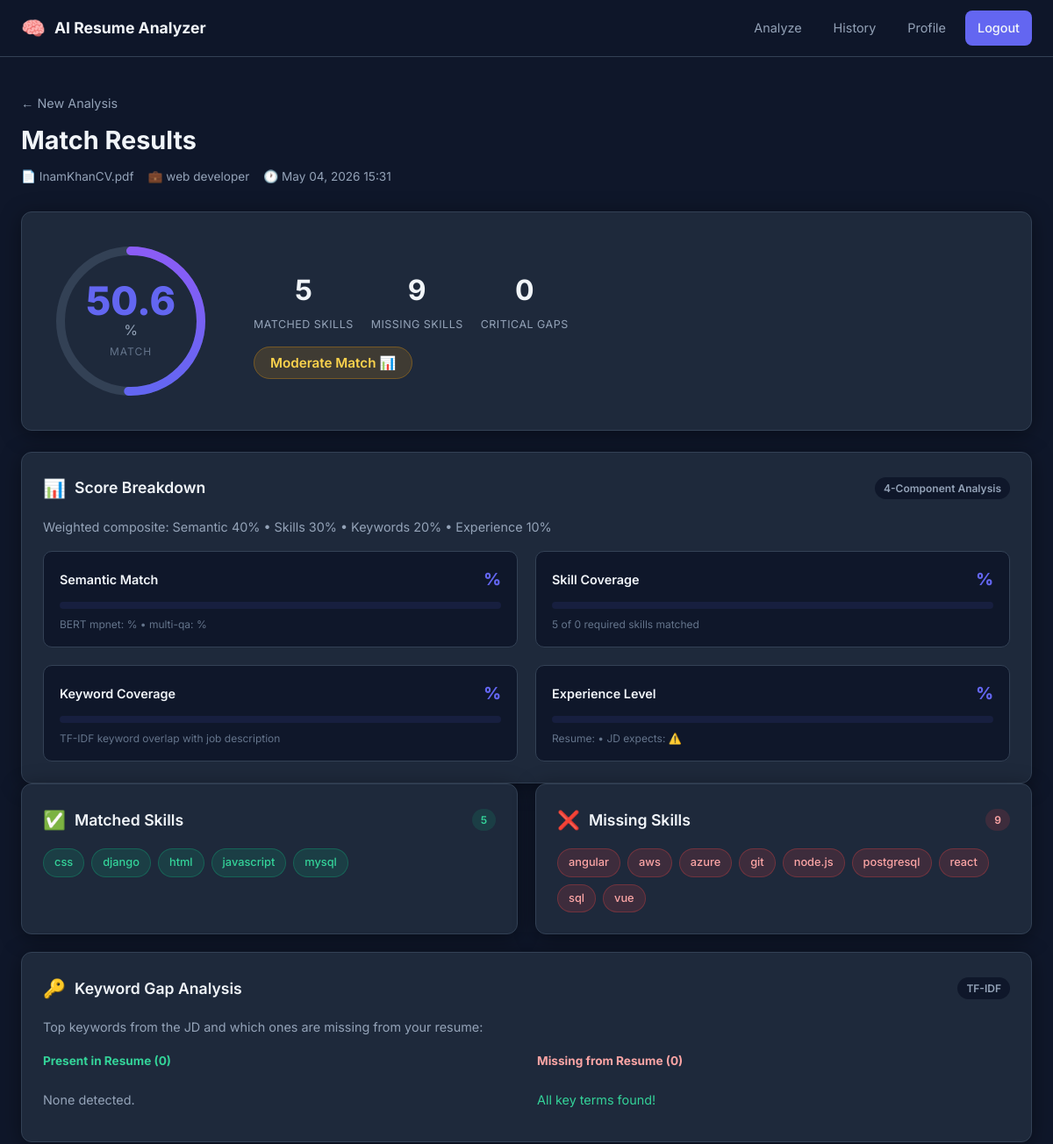
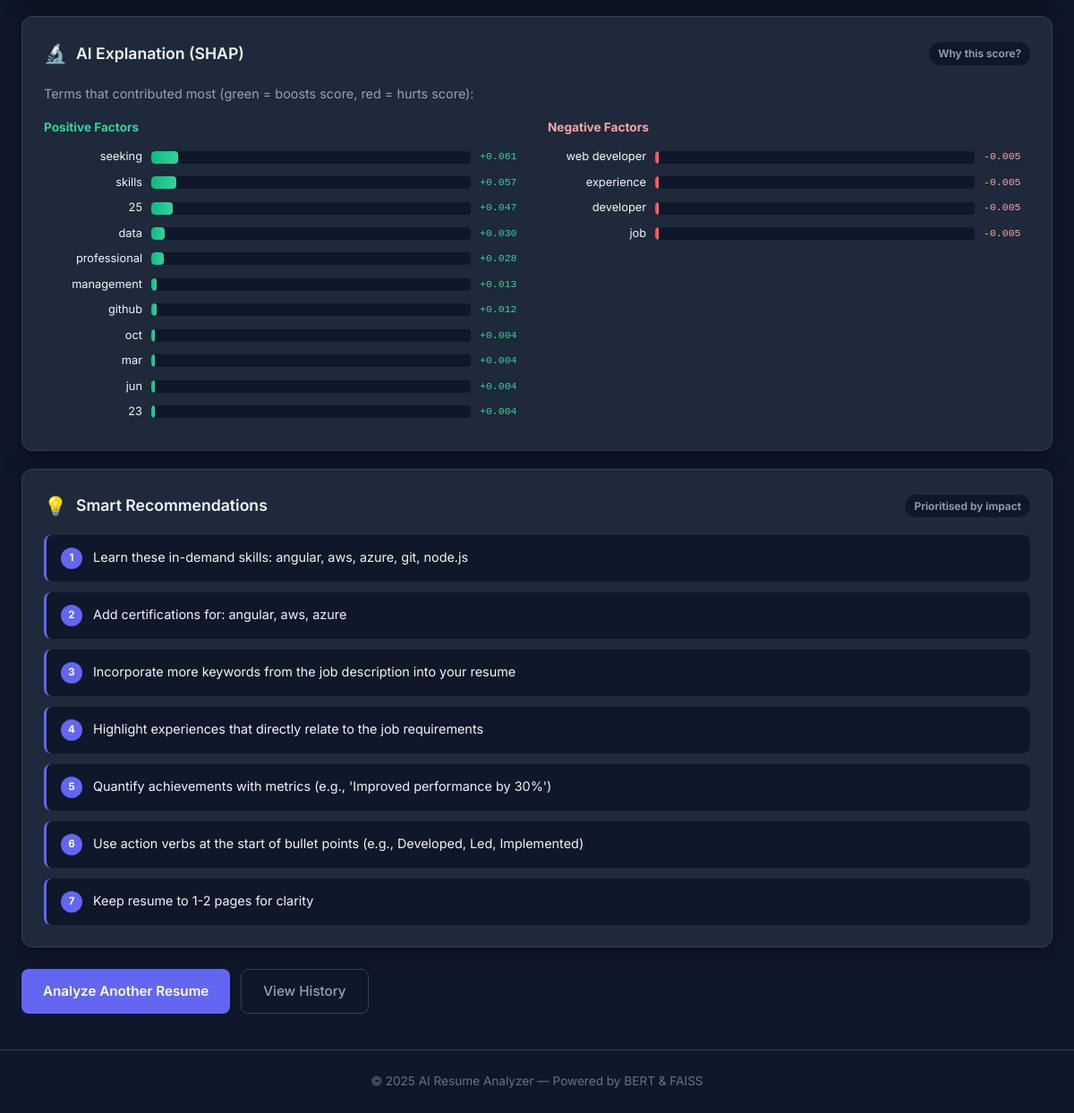
/analyzer/results/2/ (signed in), run on the app's committed database (2 pictures, top to bottom).
### analyzer/models.py (models this page shows, shortened)
class MatchResult(models.Model):
    user = models.ForeignKey(settings.AUTH_USER_MODEL, on_delete=models.CASCADE, related_name='match_results')
    resume = models.ForeignKey(Resume, on_delete=models.CASCADE, related_name='match_results')
    job_description = models.ForeignKey(JobDescription, on_delete=models.CASCADE, related_name='match_results')
    match_score = models.FloatField()
    matched_skills = models.JSONField(default=list)
    missing_skills = models.JSONField(default=list)
    recommendations = models.JSONField(default=list)
    shap_explanation = models.JSONField(default=dict)
    score_breakdown = models.JSONField(default=dict)
    semantic_scores = models.JSONField(default=dict)
    section_scores = models.JSONField(default=dict)
    keyword_analysis = models.JSONField(default=dict)
    experience_analysis = models.JSONField(default=dict)
    matched_by_group = models.JSONField(default=dict)
    missing_by_group = models.JSONField(default=dict)
    critical_missing = models.JSONField(default=list)
    created_at = models.DateTimeField(auto_now_add=True)
    class Meta:
        ordering = ['-created_at']

class Resume(models.Model):
    user = models.ForeignKey(settings.AUTH_USER_MODEL, on_delete=models.CASCADE, related_name='resumes')
    file = models.FileField(upload_to='resumes/')
    original_filename = models.CharField(max_length=255)
    extracted_text = models.TextField(blank=True)
    uploaded_at = models.DateTimeField(auto_now_add=True)

class JobDescription(models.Model):
    user = models.ForeignKey(settings.AUTH_USER_MODEL, on_delete=models.CASCADE, related_name='job_descriptions')
    title = models.CharField(max_length=255, blank=True)
    text = models.TextField()
    file = models.FileField(upload_to='job_descriptions/', blank=True, null=True)
    created_at = models.DateTimeField(auto_now_add=True)

### analyzer/views.py (the view)
# urls.py: path('results/<int:pk>/', views.results_view, name='results'),
@login_required
def results_view(request, pk):
    result = get_object_or_404(MatchResult, pk=pk, user=request.user)
    return render(request, 'analyzer/results.html', {'result': result})

### templates/analyzer/results.html (shortened to what this page needs)
{% extends 'base.html' %}
{% load static %}
{% block content %}
<div class="page-container">
  <div class="results-header">
    <a href="{% url 'analyzer:upload' %}" class="back-link">← New Analysis</a>
    <h1>Match Results</h1>
    <p class="results-meta">
      <span>📄 {{ result.resume.original_filename }}</span>
      {% if result.job_description.title %}<span>💼 {{ result.job_description.title }}</span>{% endif %}
      <span>🕐 {{ result.created_at|date:"M d, Y H:i" }}</span>
    </p>
  </div>
  <div class="score-hero card">
    <div class="score-circle-container">
      <div class="score-circle" id="scoreCircle" data-score="{{ result.match_score }}">
        <svg viewBox="0 0 200 200" class="score-svg">
          <circle cx="100" cy="100" r="80" class="score-track"/>
          <circle cx="100" cy="100" r="80" class="score-fill" id="scoreFill"/>
        </svg>
        <div class="score-text">
          <span class="score-number" id="scoreNumber">0</span>
          <span class="score-pct">%</span>
          <span class="score-label">Match</span>
        </div>
      </div>
    </div>
    <div class="score-details">
      <div class="score-stat">
        <span class="stat-value">{{ result.matched_skills|length }}</span>
        <span class="stat-label">Matched Skills</span>
      </div>
      <div class="score-stat">
        <span class="stat-value">{{ result.missing_skills|length }}</span>
        <span class="stat-label">Missing Skills</span>
      </div>
      <div class="score-stat">
        <span class="stat-value">{{ result.critical_missing|length }}</span>
        <span class="stat-label">Critical Gaps</span>
      </div>
      <div class="score-verdict">
        {% if result.match_score >= 70 %}
          <span class="verdict verdict-strong">Strong Match 🎯</span>
        {% elif result.match_score >= 45 %}
          <span class="verdict verdict-moderate">Moderate Match 📊</span>
        {% else %}
          <span class="verdict verdict-weak">Needs Work 📝</span>
        {% endif %}
      </div>
    </div>
  </div>
  <div class="card full-width">
    <div class="card-header">
      <span class="card-icon">📊</span>
      <h2>Score Breakdown</h2>
      <span class="badge">4-Component Analysis</span>
    </div>
    <p class="card-desc">Weighted composite: Semantic 40% &bull; Skills 30% &bull; Keywords 20% &bull; Experience 10%</p>
    <div class="breakdown-grid">
      <div class="breakdown-item">
        <div class="breakdown-header">
          <span class="breakdown-label">Semantic Match</span>
          <span class="breakdown-score" data-score="{{ result.score_breakdown.semantic }}">{{ result.score_breakdown.semantic }}%</span>
        </div>
        <div class="breakdown-bar-wrap">
        </div>
        <p class="breakdown-sub">BERT mpnet: {{ result.semantic_scores.mpnet_score }}% &bull; multi-qa: {{ result.semantic_scores.multiqa_score }}%</p>
      </div>
      <div class="breakdown-item">
        <div class="breakdown-header">
          <span class="breakdown-label">Skill Coverage</span>
          <span class="breakdown-score">{{ result.score_breakdown.skills }}%</span>
        </div>
        <div class="breakdown-bar-wrap">
        </div>
        <p class="breakdown-sub">{{ result.matched_skills|length }} of {{ result.matched_skills|length|add:result.missing_skills|length }} required skills matched</p>
      </div>
      <div class="breakdown-item">
        <div class="breakdown-header">
          <span class="breakdown-label">Keyword Coverage</span>
          <span class="breakdown-score">{{ result.score_breakdown.keywords }}%</span>
        </div>
        <div class="breakdown-bar-wrap">
        </div>
        <p class="breakdown-sub">TF-IDF keyword overlap with job description</p>
      </div>
      <div class="breakdown-item">
        <div class="breakdown-header">
          <span class="breakdown-label">Experience Level</span>
          <span class="breakdown-score">{{ result.score_breakdown.experience }}%</span>
        </div>
        <div class="breakdown-bar-wrap">
        </div>
        <p class="breakdown-sub">
          Resume: <strong>{{ result.experience_analysis.resume_level|capfirst }}</strong>
          &bull; JD expects: <strong>{{ result.experience_analysis.jd_level|capfirst }}</strong>
          {% if result.experience_analysis.match %}✅{% else %}⚠️{% endif %}
        </p>
      </div>
    </div>
  </div>
  <div class="results-grid">
    <div class="card">
      <div class="card-header">
        <span class="card-icon">✅</span>
        <h2>Matched Skills</h2>
        <span class="badge badge-green">{{ result.matched_skills|length }}</span>
      </div>
      {% if result.matched_by_group %}
        {% for group, skills in result.matched_by_group.items %}
          <div class="skill-group">
            <span class="skill-group-label">{{ group|title|cut:"_" }}</span>
            <div class="skills-list">
              {% for skill in skills %}
                <span class="skill-tag skill-matched">{{ skill }}</span>
              {% endfor %}
            </div>
          </div>
        {% endfor %}
      {% elif result.matched_skills %}
        <div class="skills-list">
          {% for skill in result.matched_skills %}
            <span class="skill-tag skill-matched">{{ skill }}</span>
          {% endfor %}
        </div>
      {% else %}
        <p class="empty-state">No common skills detected.</p>
      {% endif %}
    </div>
    <div class="card">
      <div class="card-header">
        <span class="card-icon">❌</span>
        <h2>Missing Skills</h2>
        <span class="badge badge-red">{{ result.missing_skills|length }}</span>
      </div>
      {% if result.missing_by_group %}
        {% for group, skills in result.missing_by_group.items %}
          <div class="skill-group">
            <span class="skill-group-label">{{ group|title|cut:"_" }}</span>
            <div class="skills-list">
              {% for skill in skills %}
                {% if skill not in result.critical_missing %}
                  <span class="skill-tag skill-missing">{{ skill }}</span>
                {% endif %}
              {% endfor %}
            </div>
          </div>
        {% endfor %}
      {% elif result.missing_skills %}
        <div class="skills-list">
          {% for skill in result.missing_skills %}
            <span class="skill-tag skill-missing">{{ skill }}</span>
          {% endfor %}
        </div>
      {% else %}
        <p class="empty-state success-msg">No missing skills! Great match.</p>
      {% endif %}
    </div>
    <div class="card full-width">
      <div class="card-header">
        <span class="card-icon">🔑</span>
        <h2>Keyword Gap Analysis</h2>
        <span class="badge">TF-IDF</span>
      </div>
      <p class="card-desc">Top keywords from the JD and which ones are missing from your resume:</p>
      <div class="keyword-grid">
        <div class="keyword-col">
          <h4 class="keyword-col-title text-green">Present in Resume ({{ result.keyword_analysis.present_keywords|length }})</h4>
          <div class="skills-list">
            {% for kw in result.keyword_analysis.present_keywords %}
              <span class="skill-tag kw-present">{{ kw }}</span>
            {% empty %}
              <p class="empty-state">None detected.</p>
            {% endfor %}
          </div>
        </div>
        <div class="keyword-col">
          <h4 class="keyword-col-title text-red">Missing from Resume ({{ result.keyword_analysis.missing_keywords|length }})</h4>
          <div class="skills-list">
            {% for kw in result.keyword_analysis.missing_keywords %}
              <span class="skill-tag kw-missing">{{ kw }}</span>
            {% empty %}
              <p class="empty-state success-msg">All key terms found!</p>
            {% endfor %}
          </div>
        </div>
      </div>
    </div>
    <div class="card full-width">
      <div class="card-header">
        <span class="card-icon">🔬</span>
        <h2>AI Explanation (SHAP)</h2>
        <span class="badge">Why this score?</span>
      </div>
      <p class="card-desc">Terms that contributed most (green = boosts score, red = hurts score):</p>
      <div class="shap-grid">
        <div class="shap-col">
          <h4 class="keyword-col-title text-green">Positive Factors</h4>
          {% for f in result.shap_explanation.positive_impact %}
            <div class="shap-row">
              <span class="shap-term">{{ f.term }}</span>
              <div class="shap-bar-wrap"><div class="shap-bar shap-positive" data-impact="{{ f.impact }}"></div></div>
              <span class="shap-value text-green">+{{ f.impact|floatformat:3 }}</span>
            </div>
          {% empty %}
            <p class="empty-state">No positive factors found.</p>
          {% endfor %}
        </div>
        <div class="shap-col">
          <h4 class="keyword-col-title text-red">Negative Factors</h4>
          {% for f in result.shap_explanation.negative_impact %}
            <div class="shap-row">
              <span class="shap-term">{{ f.term }}</span>
              <div class="shap-bar-wrap"><div class="shap-bar shap-negative" data-impact="{{ f.impact }}"></div></div>
              <span class="shap-value text-red">{{ f.impact|floatformat:3 }}</span>
            </div>
          {% empty %}
            <p class="empty-state">No negative factors found.</p>
          {% endfor %}
        </div>
      </div>
    </div>
    <div class="card full-width">
      <div class="card-header">
        <span class="card-icon">💡</span>
        <h2>Smart Recommendations</h2>
        <span class="badge">Prioritised by impact</span>
      </div>
      <ul class="recommendations-list">
        {% for rec in result.recommendations %}
          <li class="rec-item">
            <span class="rec-num">{{ forloop.counter }}</span>
            {{ rec }}
          </li>
        {% empty %}
          <li class="empty-state">No recommendations available.</li>
        {% endfor %}
      </ul>
    </div>
  </div>
  <div class="results-actions">
    <a href="{% url 'analyzer:upload' %}" class="btn-primary">Analyze Another Resume</a>
    <a href="{% url 'analyzer:history' %}" class="btn-secondary">View History</a>
  </div>
</div>
{% endblock %}

### data on the page
MatchResult: resume.original_filename "InamKhanCV.pdf", job_description "web developer", created_at "May 04, 2026 15:31", matched_skills|length "5", missing_skills|length "9", critical_missing|length "0", matched_skills|length "0", keyword_analysis.present_keywords|length "0", keyword_analysis.missing_keywords|length "0"

### other printed values
{{ skill }} "css" "django" "html" "javascript" "mysql"
{{ skill }} "angular" "aws" "azure" "git" "node.js" "postgresql" "react" "sql" "vue"
{{ f.term }} "seeking" "skills" "25" "data" "professional" "management" "github" "oct" "mar" "jun" "23"
{{ f.impact|floatformat:3 }} "0.061" "0.057" "0.047" "0.030" "0.028" "0.013" "0.012" "0.004" "0.004" "0.004" "0.004"
{{ f.term }} "web developer" "experience" "developer" "job"
{{ f.impact|floatformat:3 }} "-0.005" "-0.005" "-0.005" "-0.005"
{{ rec }} "Learn these in-demand skills: angular, aws, azure, git, node.js" "Add certifications for: angular, aws, azure" "Incorporate more keywords from the job description into your resume" "Highlight experiences that directly relate to the job requirements" "Quantify achievements with metrics (e.g., 'Improved performance by 30%')" "Use action verbs at the start of bullet points (e.g., Developed, Led, Implemented)" "Keep resume to 1-2 pages for clarity"
